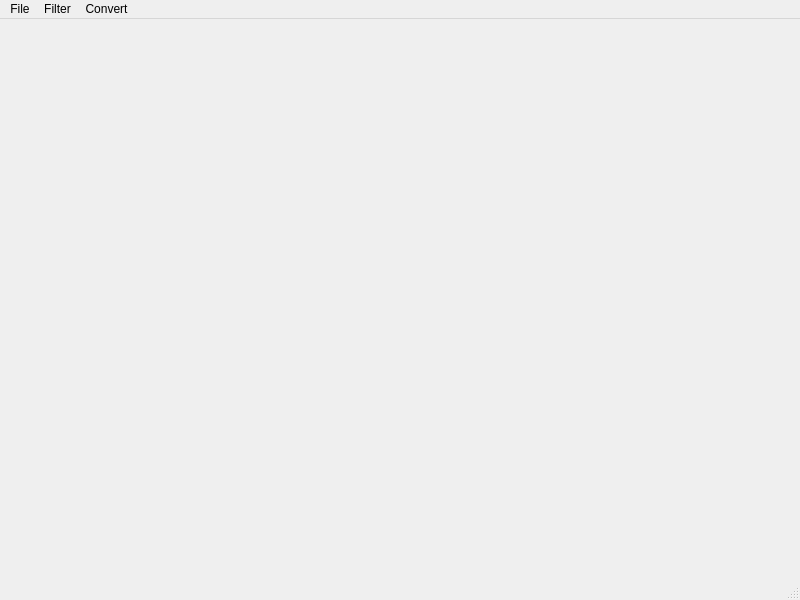
<?xml version="1.0" encoding="UTF-8"?>
<ui version="4.0">
 <class>vcl::qt::MeshProcessingMainWindow</class>
 <widget class="QMainWindow" name="vcl::qt::MeshProcessingMainWindow">
  <property name="geometry">
   <rect>
    <x>0</x>
    <y>0</y>
    <width>800</width>
    <height>600</height>
   </rect>
  </property>
  <property name="windowTitle">
   <string>MainWindow</string>
  </property>
  <widget class="vcl::qt::MeshViewer" name="meshViewer"/>
  <widget class="QMenuBar" name="menubar">
   <property name="geometry">
    <rect>
     <x>0</x>
     <y>0</y>
     <width>800</width>
     <height>23</height>
    </rect>
   </property>
   <widget class="QMenu" name="menuFile">
    <property name="title">
     <string>File</string>
    </property>
    <addaction name="actionOpenMesh"/>
    <addaction name="actionSaveMeshAs"/>
   </widget>
   <widget class="QMenu" name="menuFilter">
    <property name="title">
     <string>Filter</string>
    </property>
   </widget>
   <widget class="QMenu" name="menuConvert">
    <property name="title">
     <string>Convert</string>
    </property>
   </widget>
   <addaction name="menuFile"/>
   <addaction name="menuFilter"/>
   <addaction name="menuConvert"/>
  </widget>
  <widget class="QStatusBar" name="statusbar"/>
  <action name="actionOpenMesh">
   <property name="icon">
    <iconset theme="document-open"/>
   </property>
   <property name="text">
    <string>Open Mesh</string>
   </property>
  </action>
  <action name="actionSaveMeshAs">
   <property name="icon">
    <iconset theme="document-save-as"/>
   </property>
   <property name="text">
    <string>Save Mesh As...</string>
   </property>
  </action>
  <action name="actionCreate">
   <property name="text">
    <string>Create</string>
   </property>
  </action>
 </widget>
 <customwidgets>
  <customwidget>
   <class>vcl::qt::MeshViewer</class>
   <extends>QWidget</extends>
   <header>vclib/qt/mesh_viewer.h</header>
   <container>1</container>
  </customwidget>
 </customwidgets>
 <resources/>
 <connections/>
</ui>
